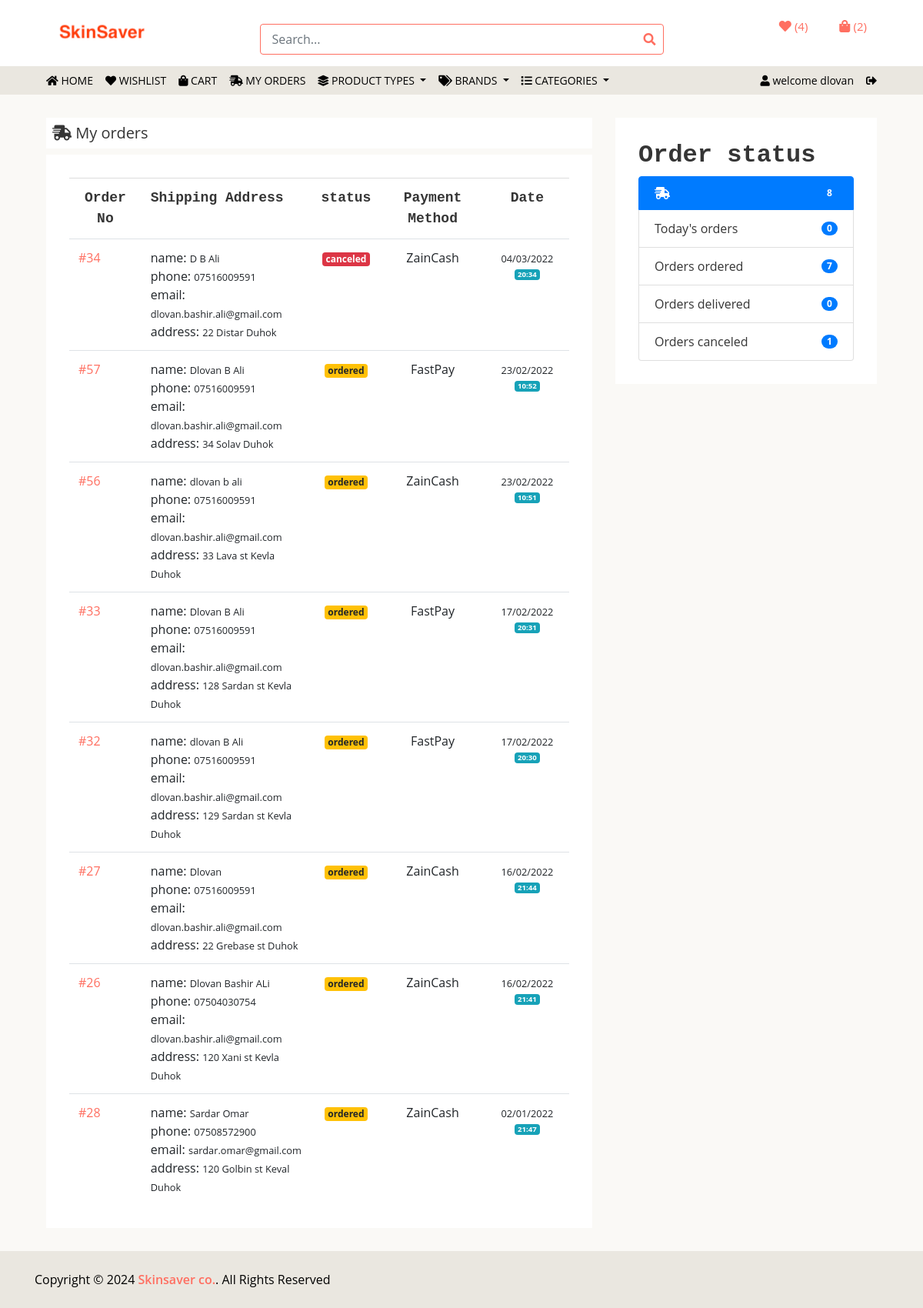
The page /?page=orders (signed in) on the database its author committed.
### tables this page shows
CREATE TABLE `orders` (
  `ord_id` int NOT NULL,
  `ord_customer` int NOT NULL,
  `ord_shipping` text NOT NULL,
  `ord_payment` varchar(100) NOT NULL,
  `ord_status` varchar(100) NOT NULL,
  `ord_date` datetime NOT NULL DEFAULT CURRENT_TIMESTAMP
);

### orders.php (the view, shortened to what this page needs)
<?php
if(isset($_SESSION['customer'])){
    $customerID = $_SESSION['customer_id'];
    $cartQuery = $dbs->query(@"SELECT * FROM orders WHERE ord_customer=$customerID ORDER BY ord_date DESC;");
    $allOrder = $cartQuery->rowCount();
    $ordersOredered= $dbs->query("SELECT * FROM orders WHERE ord_status='ordered' AND ord_customer=$customerID");
    $ordersDelivered = $dbs->query("SELECT * FROM orders WHERE ord_status='delivered' AND ord_customer=$customerID");
    $ordersCanceled = $dbs->query("SELECT * FROM orders WHERE ord_status='canceled' AND ord_customer=$customerID");
    $ordersOfToday = $dbs->query("SELECT * FROM orders WHERE ord_status='ordered' AND ord_customer=$customerID AND date(ord_date) = current_date");
    if($cartQuery->rowCount()>0){
    ?>
<div class="cart-page">
    <div class="container-fluid">
        <div class="row">
            <div class="col-lg-8">
                <h5 class="bg-white p-2"><i class="fa fa-shipping-fast"></i> My orders</h5>
                <div class="cart-page-inner">
                    <div class="table-responsive">
                        <table class="table <?php echo isset($_GET['id']) ? ' table-borderless ' : ' table-border ';?>">
                            <thead class="thead-dark">
                                <tr>
                                    <th>Order No</th>
                                    <th  style="text-align:left">Shipping Address</th>
                                    <th>status</th>
                                    <th>Payment Method</th>
                                    <th>Date</th>
                                </tr>
                            </thead>
                            <tbody class="align-top">
                            <?php
                                $cartQuery->execute();
                                while($order = $cartQuery->fetch(PDO::FETCH_ASSOC)){
                                ?>
                                <tr id="order_<?php echo $order['ord_id'];?>">
                                    <td>
                                        <div class="img">
                                            <a href="/?page=orders&id=<?php echo $order['ord_id'];?>#order_<?php echo $order['ord_id'];?>">
                                                <p>#<?php echo $order['ord_id'];?></p>
                                            </a>
                                        </div>
                                    </td>
                                    <td style="text-align:left">
                                    <?php
                                        $arrayOfStrings = explode("/",$order['ord_shipping']);
                                        $arrayOfAddress = explode("-",$arrayOfStrings[0]);
                                        echo "name: <small>".$arrayOfAddress[0] ."</small><br>";
                                        echo "phone: <small>".$arrayOfAddress[1]."</small><br>";
                                        echo "email: <small>".$arrayOfAddress[2]."</small><br>";
                                        echo "address: <small>".$arrayOfStrings[1]."</small>";
                                        ?></td>
                                    <td><?php
                                        if($order['ord_status']=="canceled"){
                                            $status = " badge-danger ";
                                        }else if($order['ord_status']=="ordered"){
                                            $status = " badge-warning ";
                                        }else if($order['ord_status']=="delivered"){
                                            $status = " badge-success ";
                                        }else{
                                            $status = " badge-mute ";
                                        }
                                        echo  "<span class='badge".$status."'>".$order['ord_status']."</span>";
                                            ?></td>
                                    <td><?php echo $order['ord_payment'];?></td>
                                    <td><?php echo "<small>".date("d/m/Y",strtotime($order['ord_date']))." <sup class='badge badge-info'>".date("H:i",strtotime($order['ord_date']))."</sup></small>";?></td>
                                </tr>
                                    <?php
                                }
                                ?>
                            </tbody>
                        </table>
                    </div>
                </div>
            </div>
            <div class="col-lg-4">
                <div class="cart-page-inner">
                    <div class="row">
                        <div class="col-lg-12">
                            <h2> Order status </h2>
                            <ul class="list-group">
                                <li class="list-group-item active  d-flex justify-content-between align-items-center">
                                    <i class="fa fa-shipping-fast"></i>
                                    <span class="badge badge-primary badge-pill"><?php echo $allOrder;?></span>
                                </li>
                                <li class="list-group-item d-flex justify-content-between align-items-center">
                                    Today's orders
                                        <span class="badge badge-primary badge-pill"><?php echo $ordersOfToday->rowCount();?> </span>
                                </li>
                                <li class="list-group-item d-flex justify-content-between align-items-center">
                                    Orders ordered
                                        <span class="badge badge-primary badge-pill"><?php echo $ordersOredered->rowCount();?> </span>
                                </li>
                                <li class="list-group-item d-flex justify-content-between align-items-center">
                                    Orders delivered
                                        <span class="badge badge-primary badge-pill"><?php echo $ordersDelivered->rowCount();?> </span>
                                </li>
                                <li class="list-group-item d-flex justify-content-between align-items-center">
                                    Orders canceled
                                        <span class="badge badge-primary badge-pill"><?php echo $ordersCanceled->rowCount();?> </span>
                                </li>
                            </ul>
                        </div>
                    </div>
                </div>
            </div>
        </div>
    </div>
</div>
<?php
    }else{
        echo "<div class='alert alert-danger m-3'>No order placed</div>";
    }
     }else{
        header("location:/?login=customer");
    }
    ?>

### css/style.css (style rules this page uses)
body { color: #353535; font-family: 'Open Sans', sans-serif; font-weight: 400; background: #faf9f6; }
a { color: #000000; }
h2 { font-family: 'Source Code Pro', monospace; font-weight: 700; }
@media (min-width: 992px) { .container-fluid { padding-right: 60px; padding-left: 60px; } }
a { color: #FF6F61; }
.cart-page { position: relative; margin-top: 30px; }
.cart-page .cart-page-inner { padding: 30px; margin-bottom: 30px; background: #ffffff; }
.cart-page .table { width: 100%; text-align: center; margin-bottom: 0; }
.cart-page .table .thead-dark th { font-family: 'Source Code Pro', monospace; font-size: 18px; font-weight: 700; color: #353535; text-align: center; background: transparent; border-color: #dddddd; border-bottom: none; vertical-align: top; }
.cart-page .table td { font-size: 16px; vertical-align: top; }
.cart-page .table .img { display: flex; align-items: top; }
.cart-page .table .img p { display: inline-block; text-align: left; margin: 0; }

### rows shown on the page
orders: ord_id "34", ord_shipping "D B Ali", ord_shipping "07516009591", ord_shipping "dlovan.bashir.ali@gmail.com", ord_shipping "22 Distar Duhok", ord_status "canceled", ord_payment "ZainCash", ord_date "04/03/2022", ord_date "20:34"
orders: ord_id "57", ord_shipping "Dlovan B Ali", ord_shipping "07516009591", ord_shipping "dlovan.bashir.ali@gmail.com", ord_shipping "34 Solav Duhok", ord_status "ordered", ord_payment "FastPay", ord_date "23/02/2022", ord_date "10:52"
orders: ord_id "56", ord_shipping "dlovan b ali", ord_shipping "07516009591", ord_shipping "dlovan.bashir.ali@gmail.com", ord_shipping "33 Lava st Kevla Duhok", ord_status "ordered", ord_payment "ZainCash", ord_date "23/02/2022", ord_date "10:51"
orders: ord_id "33", ord_shipping "Dlovan B Ali", ord_shipping "07516009591", ord_shipping "dlovan.bashir.ali@gmail.com", ord_shipping "128 Sardan st Kevla Duhok", ord_status "ordered", ord_payment "FastPay", ord_date "17/02/2022", ord_date "20:31"
orders: ord_id "32", ord_shipping "dlovan B Ali", ord_shipping "07516009591", ord_shipping "dlovan.bashir.ali@gmail.com", ord_shipping "129 Sardan st Kevla Duhok", ord_status "ordered", ord_payment "FastPay", ord_date "17/02/2022", ord_date "20:30"
orders: ord_id "27", ord_shipping "Dlovan", ord_shipping "07516009591", ord_shipping "dlovan.bashir.ali@gmail.com", ord_shipping "22 Grebase st Duhok", ord_status "ordered", ord_payment "ZainCash", ord_date "16/02/2022", ord_date "21:44"
orders: ord_id "26", ord_shipping "Dlovan Bashir ALi", ord_shipping "07504030754", ord_shipping "dlovan.bashir.ali@gmail.com", ord_shipping "120 Xani st Kevla Duhok", ord_status "ordered", ord_payment "ZainCash", ord_date "16/02/2022", ord_date "21:41"
orders: ord_id "28", ord_shipping "Sardar Omar", ord_shipping "07508572900", ord_shipping "sardar.omar@gmail.com", ord_shipping "120 Golbin st Keval Duhok", ord_status "ordered", ord_payment "ZainCash", ord_date "02/01/2022", ord_date "21:47"

### other values the page prints
$wishlistItems "4"
$cartsItems "2"
$_SESSION['first_name'] "dlovan"
$allOrder "8"
$ordersOfToday->rowCount() "0"
$ordersOredered->rowCount() "7"
$ordersDelivered->rowCount() "0"
$ordersCanceled->rowCount() "1"
